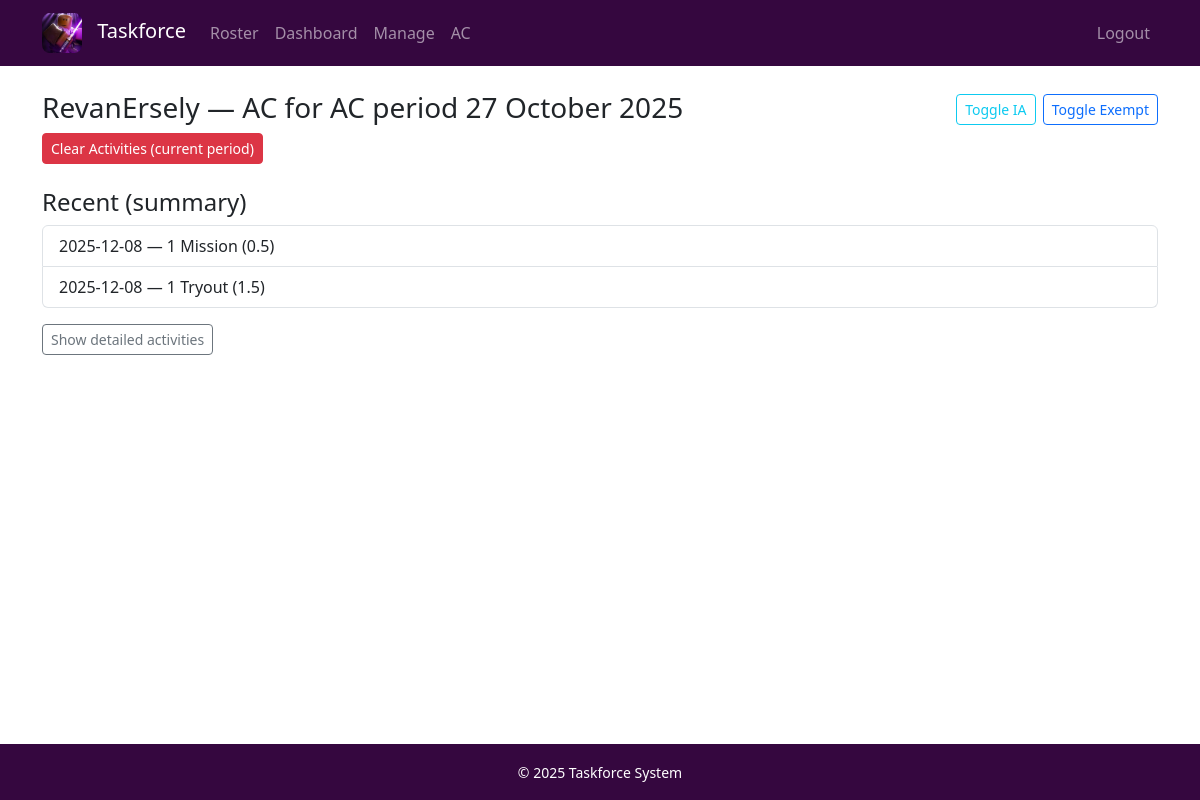
Page /ac/member/23 (signed in) on the committed database.
### database/models.py (models this page shows, shortened)
class Member(db.Model):
    __tablename__ = 'members'
    id = db.Column(db.Integer, primary_key=True)
    discord_username = db.Column(db.String(100), nullable=False, unique=True)
    discord_id = db.Column(db.String(50), nullable=True, unique=True)
    roblox_username = db.Column(db.String(100), nullable=True)
    roblox_id = db.Column(db.String(50), nullable=True)
    current_rank = db.Column(db.String(100), nullable=False, default='Aspirant')
    join_date = db.Column(db.DateTime, nullable=False, default=datetime.utcnow)
    last_updated = db.Column(db.DateTime, nullable=False, default=datetime.utcnow)
    is_active = db.Column(db.Boolean, default=True)
    activities = db.relationship('ActivityLog', backref='member', lazy=True, cascade='all, delete-orphan')
    promotions = db.relationship('PromotionLog', backref='member', lazy=True, cascade='all, delete-orphan')

### database/ac_models.py (models this page shows, shortened)
class ACPeriod(db.Model):
    __tablename__ = 'ac_periods'
    id = db.Column(db.Integer, primary_key=True)
    period_name = db.Column(db.String(100), nullable=False)
    start_date = db.Column(db.DateTime, nullable=False)
    end_date = db.Column(db.DateTime, nullable=False)
    is_active = db.Column(db.Boolean, default=True)
    is_finalized = db.Column(db.Boolean, default=False)
    created_date = db.Column(db.DateTime, default=datetime.utcnow)
    activity_entries = db.relationship('ActivityEntry', backref='ac_period', lazy=True)
    inactivity_notices = db.relationship('InactivityNotice', backref='ac_period', lazy=True)
    exemptions = db.relationship('ACExemption', backref='ac_period', lazy=True)

class ActivityEntry(db.Model):
    __tablename__ = 'activity_entries'
    id = db.Column(db.Integer, primary_key=True)
    member_id = db.Column(db.Integer, db.ForeignKey('members.id'), nullable=False)
    ac_period_id = db.Column(db.Integer, db.ForeignKey('ac_periods.id'), nullable=False)
    activity_type = db.Column(db.String(50), nullable=False)
    points = db.Column(db.Float, nullable=False)
    description = db.Column(db.Text)
    activity_date = db.Column(db.DateTime, nullable=False)
    logged_by = db.Column(db.String(100), nullable=False)
    logged_date = db.Column(db.DateTime, default=datetime.utcnow)
    is_limited_activity = db.Column(db.Boolean, default=False)
    member = db.relationship('Member', backref='activity_entries')

### routers/ac.py (the view)
@ac_bp.route('/member/<int:member_id>')
@staff_required
def ac_member_detail(member_id):
    member = Member.query.get_or_404(member_id)
    current_period = ACPeriod.query.filter_by(is_active=True).first()
    if not current_period:
        flash('No active AC period.', 'error')
        return redirect(url_for('ac.ac_dashboard'))
    activities = ActivityEntry.query.filter_by(member_id=member_id, ac_period_id=current_period.id).order_by(ActivityEntry.activity_date.desc()).all()
    agg = {}
    for a in activities:
        key = (a.activity_type, a.points)
        if key not in agg:
            agg[key] = {'count': 0, 'last_date': a.activity_date}
        agg[key]['count'] += 1
        if a.activity_date and a.activity_date > agg[key]['last_date']:
            agg[key]['last_date'] = a.activity_date
    aggregated_activities = sorted(
        (
            {'activity_type': k[0], 'points': k[1], 'count': v['count'], 'activity_date': v['last_date']}
            for k, v in agg.items()
        ),
        key=lambda x: x['activity_date'] or datetime.min,
        reverse=True
    )
    quota = get_member_quota(member.current_rank)
    total_points = sum(a.points for a in activities)
    return render_template(
        'ac/member_detail.html',
        member=member,
        current_period=current_period,
        activities=activities,  # full list for detailed view
        aggregated_activities=aggregated_activities,  # summaries for compact view
        quota=quota,
        total_points=total_points
    )

### database/ac_models.py (called while the page is built)
def get_member_quota(rank):
    return AC_QUOTAS.get(rank, 0.0)

### utils/auth.py (called while the page is built, shortened)
def is_staff():
    return bool(session.get('is_staff', False))

def staff_required(f):
    @wraps(f)
    def decorated_function(*args, **kwargs):
        return f(*args, **kwargs)
    return decorated_function

### templates/ac/member_detail.html (shortened to what this page needs)
{% extends "base.html" %}
{% block content %}
<h3 class="d-flex justify-content-between align-items-center">
  <span>{{ member.discord_username }} — AC for {{ current_period.period_name if current_period else '' }}</span>
  <span>
    {% if is_staff %}
      <button id="ia-toggle" class="btn btn-sm btn-outline-info">Toggle IA</button>
      <button id="exempt-toggle" class="btn btn-sm btn-outline-primary">Toggle Exempt</button>
    {% endif %}
  </span>
</h3>
<div class="mb-3">
  {% if is_staff %}
  <form method="post" action="{{ url_for('ac.clear_member_activities', member_id=member.id) }}" onsubmit="return confirm('Delete all activities for this member in the current period?');" style="display:inline">
    <button class="btn btn-sm btn-danger">Clear Activities (current period)</button>
  </form>
  {% endif %}
</div>
<h4 class="mt-4">Recent (summary)</h4>
{% if aggregated_activities %}
  <ul class="list-group mb-3">
    {% for a in aggregated_activities %}
      <li class="list-group-item">
        {{ a.activity_date.strftime('%Y-%m-%d') if a.activity_date else '' }} — {{ a.count }} {{ a.activity_type }} ({{ a.points }})
      </li>
    {% endfor %}
  </ul>
{% else %}
  <p class="text-muted">No recent activity.</p>
{% endif %}
{% if activities %}
  <p>
    <a class="btn btn-sm btn-outline-secondary" data-bs-toggle="collapse" href="#detailedActivities" role="button" aria-expanded="false" aria-controls="detailedActivities">
      Show detailed activities
    </a>
  </p>
{% endif %}
{% endblock %}

### static/css/style.css (style rules this page uses)
body::before { content: ""; position: fixed; top: 0; left: 0; width: 100%; height: 100%; background-image: url('../img/RobloxScreenShot20251129_132653842.png'); background-size: cover; background-position: center; filter: blur(3px) brightness(0.4); z-index: -1; }

### rows in the picture
Member: discord_username "RevanErsely"
ACPeriod: period_name "AC period 27 October 2025"
ActivityEntry: activity_date "2025-12-08", count "1", activity_type "Mission", points "0.5"
ActivityEntry: activity_date "2025-12-08", count "1", activity_type "Tryout", points "1.5"
